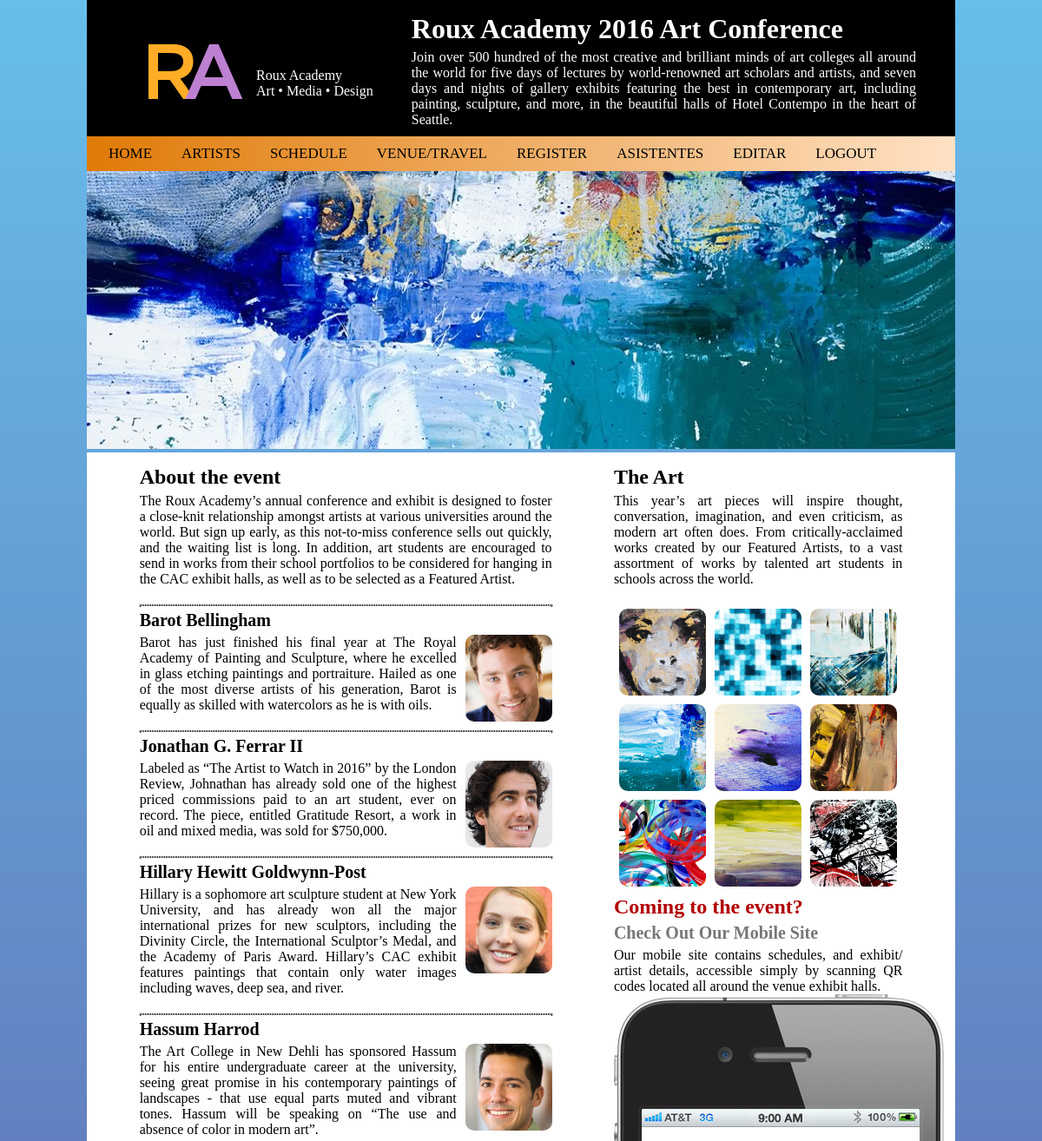
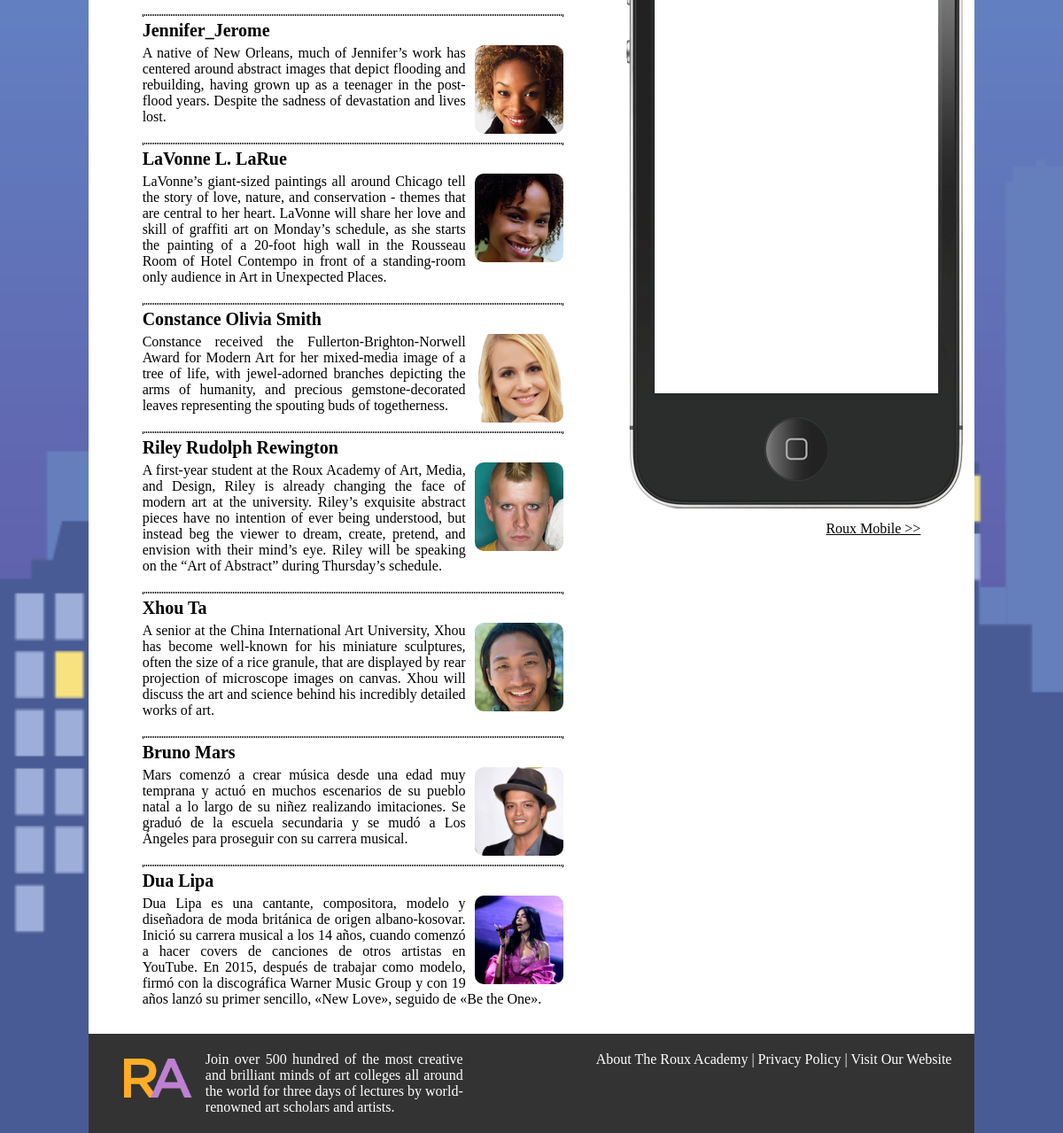
Screenshot of /artists.php with the database file from the repository (2 pictures, top to bottom).
### tables this page shows
CREATE TABLE `artistas` (
  `ruta` varchar(100) DEFAULT NULL,
  `nombre` varchar(30) NOT NULL,
  `descripcion` varchar(400) NOT NULL,
  `id` int(11) NOT NULL
);

### artists.php (the view, shortened to what this page needs)
<!DOCTYPE html>
<html lang="en">
<head>
    <link rel="stylesheet" href="css/style.css">
</head>
<body style="background-image: url(img/background_buildings.png);">
    <div class="contenido">
        <?php require "header.php" ?>
        <img class="banner" src="img/art01.jpg" alt="">
        <div class="principal">
            <main>
                <section>
                    <h2>About the event</h2>
                    <p>
                        The Roux Academy’s annual conference and exhibit is designed to foster a close-knit relationship amongst artists at various universities around the world. But sign up early, as this not-to-miss conference sells out quickly, and the waiting list is long. In addition, art students are encouraged to send in works from their school portfolios to be considered for hanging in the CAC exhibit halls, as well as to be selected as a Featured Artist.
                    </p>
                </section>
                <section class="artistas">
                    <?php
                        require("conexion_bd.php");
                        $conexion = conectar($servidor,$usuario,$contrasena,$bd);
                        $consulta = "SELECT ruta,nombre,descripcion FROM artistas";
                        $resultado = mysqli_query($conexion,$consulta);
                        while($fila = $resultado->fetch_assoc()){
                            $url = $fila["ruta"];
                            $nombre = $fila["nombre"];
                            $descripcion = $fila["descripcion"];
                            echo "<hr>";
                            echo "<section>";
                                    echo "<h3> $nombre </h3>";
                                    echo "<p> <img src=$url>$descripcion </p>";
                            echo "</section>";
                        }
                    ?>
                </section>
            </main>
            <aside>
                <section>
                    <h2>The Art</h2>
                    <p>
                        This year’s art pieces will inspire thought, conversation, imagination, and even criticism, as modern art often does. From critically-acclaimed works created by our Featured Artists, to a vast assortment of works by talented art students in schools across the world.
                    </p>
                    <div class="fotos-arte">
                        <img src="img/art/Barot_Bellingham_tn.jpg" alt="">
                        <img src="img/art/Constance_Smith_tn.jpg" alt="">
                        <img src="img/art/Hassum_Harrod_tn.jpg" alt="">
                        <img src="img/art/Hillary_Goldwynn_tn.jpg" alt="">
                        <img src="img/art/Jennifer_Jerome_tn.jpg" alt="">
                        <img src="img/art/Jonathan_Ferrar_tn.jpg" alt="">
                        <img src="img/art/LaVonne_LaRue_tn.jpg" alt="">
                        <img src="img/art/Riley_Rewington_tn.jpg" alt="">
                        <img src="img/art/Xhou_Ta_tn.jpg" alt="">
                    </div>
                    <h2 class="rojo">Coming to the event?</h2>
                    <h3 class="gris">Check out our mobile site</h3>
                    <p>
                        Our mobile site contains schedules, and exhibit/ artist details, accessible simply by scanning QR codes located all around the venue exhibit halls.
                    </p>
                    <img src="img/iphone.png" alt="" class="iphone">
                    <a href="index.php" class="enlace-gris">Roux Mobile >></a>
                </section>
            </aside>
        </div>
        <?php require "footer.php" ?>
    </div>
</body>
</html>

### header.php
<header>
    <img src="img/ralogo_monogram.png" alt="" class="logo">
    <p>Roux Academy<br>
        Art • Media • Design
    </p>
    <div>
        <h1>Roux Academy 2016 Art Conference</h1>
        <p>
            Join over 500 hundred of the most creative and brilliant minds of art colleges all around the world for five days of lectures by world-renowned art scholars and artists, and seven days and nights of gallery exhibits featuring the best in contemporary art, including painting, sculpture, and more, in the beautiful halls of Hotel Contempo in the heart of Seattle.
        </p>
    </div>
</header>
<nav>
    <ul>
        <li><a href="index.php">HOME</a></li>
        <li><a href="artists.php">ARTISTS</a></li>
        <li><a href="schedule.php">SCHEDULE</a></li>
        <li><a href="venue.php">VENUE/TRAVEL</a></li>
        <li><a href="register.php">REGISTER</a></li>
        <li><a href="usuarios.php">ASISTENTES</a></li>
        <li><a href="edit_artist.php">EDITAR</a></li>
        <li><a href="cerrar_sesion.php">LOGOUT</a></li>
    </ul>
</nav>

### footer.php
<footer>
    <img src="img/ralogo_monogram.png" alt="" class="logof">
    <p>
        Join over 500 hundred of the most creative and brilliant minds of art colleges all around the world for three days of lectures by world-renowned art scholars and artists.
    </p>
    <div class="enlaces-footer">
        <ul>
            <li><a href="">About the Roux Academy</a></li>
            <li>|</li>
            <li><a href="">Privacy Policy</a></li>
            <li>|</li>
            <li><a href="">Visit our website</a></li>
        </ul>
    </div>
</footer>

### css/style.css (style rules this page uses)
* { margin: 0; padding: 0; }
body { width: 1000px; margin: auto; background-image: url(../img/background_buildings.png); background-repeat: repeat-x; background-size: cover; background-color: rgb(73, 91, 149); }
.contenido { box-sizing: border-box; }
header { background-color: #000000; color: #FFFFFF; display: flex; padding: 10px 40px; align-items: center; justify-content: space-around; }
.logo { width: 12%; height: 12%; margin-left: 31px; margin-right: 15px; margin-top: 8px; }
header>p { width: 20%; margin-top: 35px; }
header div { width: 65%; margin-right: 5px; }
p { font-size: 16px; text-align: justify; }
h1 { font-size: 32px; }
h2 { font-size: 24; }
h3 { font-size: 20px; text-transform: capitalize; }
h1, h2, h3 { margin: 5px 0px 5px 0px; }
nav { background-image: linear-gradient(to right , rgb(224, 122, 6),rgb(255,225,197)); height: 30px; padding-top: 10px; padding-left: 25px; }
nav ul li { display: inline; list-style: none; margin-right: 30px; font-size: 17px; }
nav ul li a { text-decoration: none; color: #000000; text-transform: uppercase; }
.banner { width: 100%; }
.principal { background-color: #FFFFFF; display: flex; padding: 10px 25px; justify-content: space-around; }
.principal main { width: 50%; }
.principal aside { width: 35%; }
.principal section { margin-bottom: 20px; }
.enlace-gris { margin-top: 10px; color: #000; text-align: right; display: block; }
.rojo { color: rgb(178, 0, 0); }
.gris { color: rgb(119, 119, 119); }
footer { background-color: rgb(51, 51, 51); display: flex; justify-content: space-around; padding: 20px; }
footer p { width: 50%; margin-right: 150px; }
footer p, footer li, footer a { color: #FFF; }
footer div { width: 70%; }
footer ul li { list-style: none; display: inline; }
footer ul li a { text-decoration: none; text-transform: capitalize; }
.logof { width: 8%; height: 8%; margin-left: 20px; margin-right: 15px; margin-top: 8px; }
.fotos-arte { margin-top: 20px; display: flex; flex-wrap: wrap; width: 100%; justify-content: center; }
.fotos-arte img { width: 100px; margin: 5px; border-radius: 10%; }
.artistas hr { border-style: dotted; }
.artistas img { float: right; width: 100px; border-radius: 10%; margin-left: 10px; }
hr { border-color: black; }

### rows the page displays
artistas: nombre "Barot Bellingham", ruta (picture), descripcion "Barot has just finished his final year at The Royal Academy of Painting and Sculpture, where he excelled in glass etching paintings and portraiture. Hailed as one of the most diverse artists of his generation, Barot is equally as skilled with watercolors as he is with oils."
artistas: nombre "Jonathan G. Ferrar II", ruta (picture), descripcion "Labeled as “The Artist to Watch in 2016” by the London Review, Johnathan has already sold one of the highest priced commissions paid to an art student, ever on record. The piece, entitled Gratitude Resort, a work in oil and mixed media, was sold for $750,000."
artistas: nombre "Hillary Hewitt Goldwynn-Post", ruta (picture), descripcion "Hillary is a sophomore art sculpture student at New York University, and has already won all the major international prizes for new sculptors, including the Divinity Circle, the International Sculptor’s Medal, and the Academy of Paris Award. Hillary’s CAC exhibit features paintings that contain only water images including waves, deep sea, and river."
artistas: nombre "Hassum Harrod", ruta (picture), descripcion "The Art College in New Dehli has sponsored Hassum for his entire undergraduate career at the university, seeing great promise in his contemporary paintings of landscapes - that use equal parts muted and vibrant tones. Hassum will be speaking on “The use and absence of color in modern art”."
artistas: nombre "Jennifer_Jerome", ruta (picture), descripcion "A native of New Orleans, much of Jennifer’s work has centered around abstract images that depict flooding and rebuilding, having grown up as a teenager in the post-flood years. Despite the sadness of devastation and lives lost."
artistas: nombre "LaVonne L. LaRue", ruta (picture), descripcion "LaVonne’s giant-sized paintings all around Chicago tell the story of love, nature, and conservation - themes that are central to her heart. LaVonne will share her love and skill of graffiti art on Monday’s schedule, as she starts the painting of a 20-foot high wall in the Rousseau Room of Hotel Contempo in front of a standing-room only audience in Art in Unexpected Places."
artistas: nombre "Constance Olivia Smith", ruta (picture), descripcion "Constance received the Fullerton-Brighton-Norwell Award for Modern Art for her mixed-media image of a tree of life, with jewel-adorned branches depicting the arms of humanity, and precious gemstone-decorated leaves representing the spouting buds of togetherness."
artistas: nombre "Riley Rudolph Rewington", ruta (picture), descripcion "A first-year student at the Roux Academy of Art, Media, and Design, Riley is already changing the face of modern art at the university. Riley’s exquisite abstract pieces have no intention of ever being understood, but instead beg the viewer to dream, create, pretend, and envision with their mind’s eye. Riley will be speaking on the “Art of Abstract” during Thursday’s schedule."
artistas: nombre "Xhou Ta", ruta (picture), descripcion "A senior at the China International Art University, Xhou has become well-known for his miniature sculptures, often the size of a rice granule, that are displayed by rear projection of microscope images on canvas. Xhou will discuss the art and science behind his incredibly detailed works of art."
artistas: nombre "Bruno Mars", ruta (picture), descripcion "Mars comenzó a crear música desde una edad muy temprana y actuó en muchos escenarios de su pueblo natal a lo largo de su niñez realizando imitaciones. Se graduó de la escuela secundaria y se mudó a Los Ángeles para proseguir con su carrera musical."
artistas: nombre "Dua Lipa", ruta (picture), descripcion "Dua Lipa es una cantante, compositora, modelo y diseñadora de moda británica de origen albano-kosovar. Inició su carrera musical a los 14 años, cuando comenzó a hacer covers de canciones de otros artistas en YouTube. En 2015, después de trabajar como modelo, firmó con la discográfica Warner Music Group y con 19 años lanzó su primer sencillo, «New Love», seguido de «Be the One»."
